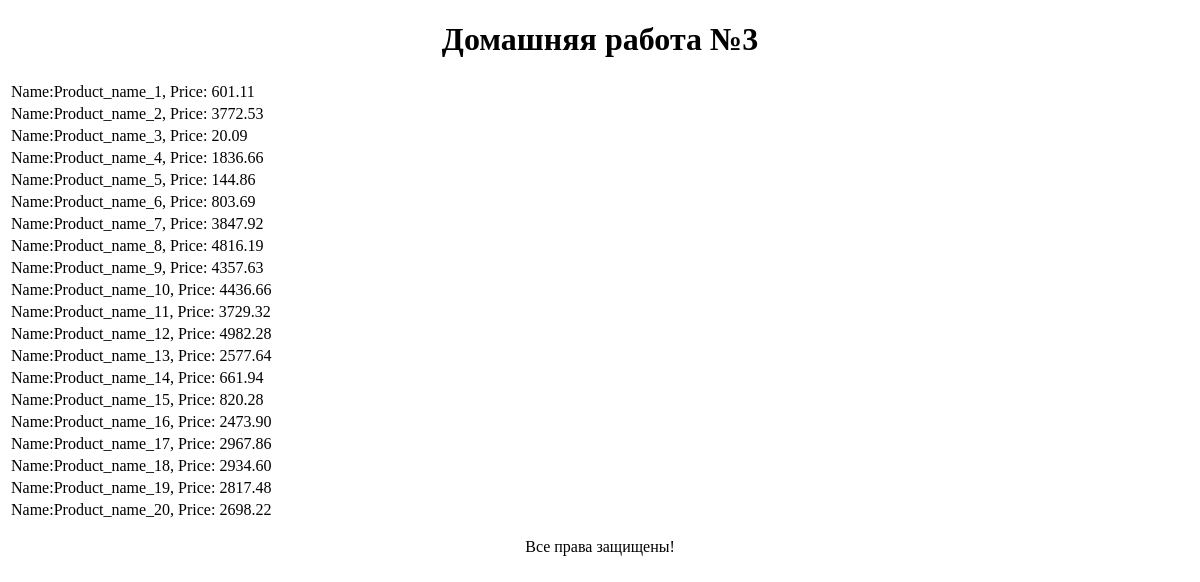
The page /homework3app/get_products on the database as committed earlier.
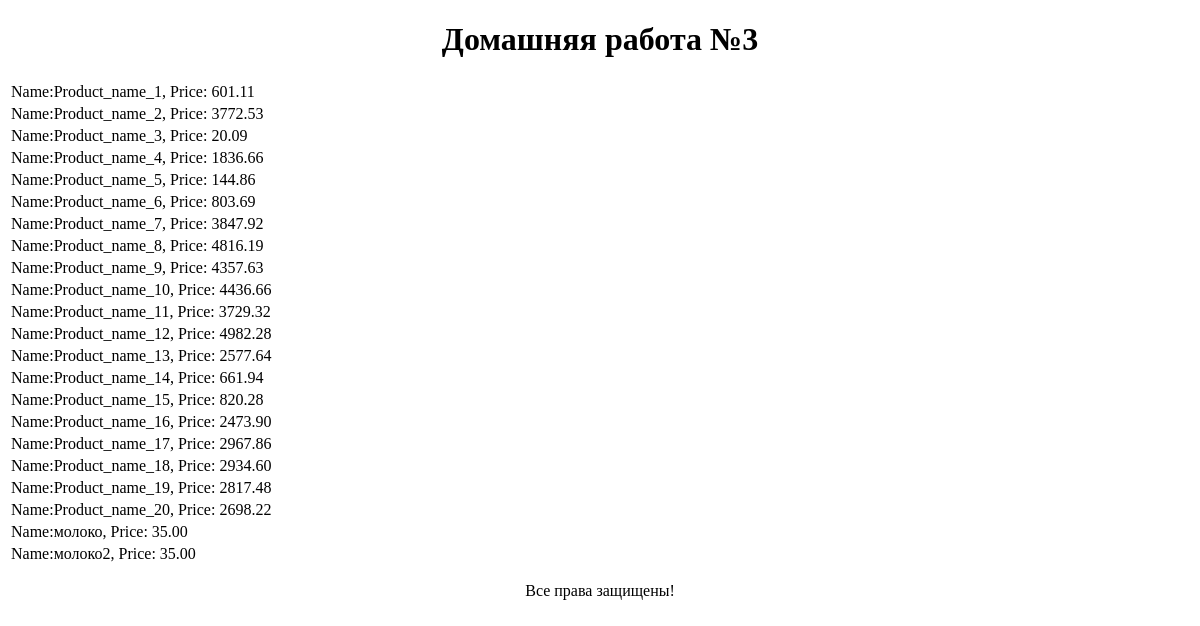
The same page on the database as committed later.
### homework3app/models.py (models this page shows)
class Product(models.Model):
    name = models.CharField(max_length=100)
    description = models.TextField()
    price = models.DecimalField(max_digits=8, decimal_places=2)
    count_products = models.IntegerField()
    date_added = models.DateField()
    image = models.ImageField(null=True, blank=True, upload_to='images/', verbose_name='Изображение')
    def __str__(self):
        return f'Name:{self.name}, Price: {self.price}'

### homework3app/views.py (the view)
# urls.py: path('get_products', read_products, name='read_products'),
def read_products(request):
    products_list = list(Product.objects.all())
    context = {
        'title': 'Получение БД Products',
        'my_list': products_list
    }
    return render(request, 'homework3app/products_read.html', context)

### homework3app/templates/homework3app/products_read.html
{% extends 'homework3app/base.html' %}
{% block content %}
    <table>
        {% for item in my_list %}
            <tr><td>{{ item }}</td></tr>
        {% endfor %}
    </table>
{% endblock %}

Rows that differ between the two databases and show on the page:
added Product: name+price "Name:молоко, Price: 35.00"
added Product: name+price "Name:молоко2, Price: 35.00"
